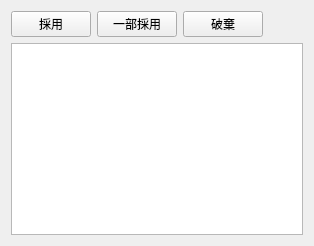
<?xml version="1.0" encoding="UTF-8"?>
<ui version="4.0">
 <class>GenericDiffEditor</class>
 <widget class="QWidget" name="genericDiffEditor"><layout class="QVBoxLayout" name="verticalLayout_diffEditor"><item><layout class="QHBoxLayout" name="horizontalLayout_diffToolbar"><item><widget class="QPushButton" name="diffAcceptButton"><property name="text"><string>採用</string></property></widget></item><item><widget class="QPushButton" name="diffPartialAcceptButton"><property name="text"><string>一部採用</string></property></widget></item><item><widget class="QPushButton" name="diffRejectButton"><property name="text"><string>破棄</string></property></widget></item><item><spacer name="diffToolbarSpacer"><property name="orientation"><enum>Qt::Horizontal</enum></property><property name="sizeHint"><size><width>40</width><height>20</height></size></property></spacer></item></layout></item><item><widget class="QTextEdit" name="diffView"><property name="readOnly"><bool>true</bool></property></widget></item></layout></widget>
 <resources/>
 <connections/>
</ui>
